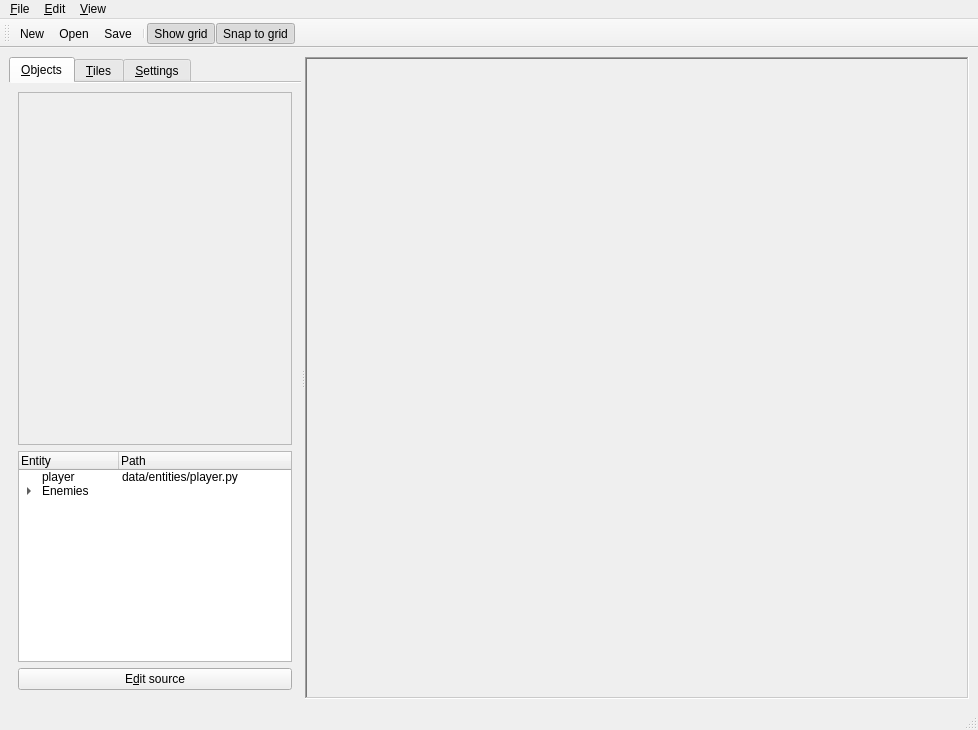
<?xml version="1.0" encoding="UTF-8"?>
<ui version="4.0">
 <class>MainWindow</class>
 <widget class="QMainWindow" name="MainWindow">
  <property name="geometry">
   <rect>
    <x>0</x>
    <y>0</y>
    <width>978</width>
    <height>730</height>
   </rect>
  </property>
  <property name="windowTitle">
   <string>game1 editor</string>
  </property>
  <widget class="QWidget" name="centralwidget">
   <layout class="QGridLayout" name="gridLayout">
    <item row="0" column="0">
     <widget class="QSplitter" name="splitter">
      <property name="orientation">
       <enum>Qt::Horizontal</enum>
      </property>
      <widget class="QTabWidget" name="tabWidget">
       <property name="sizePolicy">
        <sizepolicy hsizetype="Fixed" vsizetype="Expanding">
         <horstretch>10</horstretch>
         <verstretch>0</verstretch>
        </sizepolicy>
       </property>
       <property name="currentIndex">
        <number>0</number>
       </property>
       <property name="documentMode">
        <bool>true</bool>
       </property>
       <widget class="QWidget" name="tab">
        <attribute name="title">
         <string>&amp;Objects</string>
        </attribute>
        <attribute name="toolTip">
         <string>Select objects to place on the map</string>
        </attribute>
        <layout class="QGridLayout" name="gridLayout_2">
         <item row="0" column="0">
          <layout class="QVBoxLayout" name="verticalLayout">
           <item>
            <widget class="QFrame" name="objectPreviewFrame">
             <property name="sizePolicy">
              <sizepolicy hsizetype="Preferred" vsizetype="Preferred">
               <horstretch>0</horstretch>
               <verstretch>50</verstretch>
              </sizepolicy>
             </property>
             <property name="frameShape">
              <enum>QFrame::StyledPanel</enum>
             </property>
             <property name="frameShadow">
              <enum>QFrame::Plain</enum>
             </property>
            </widget>
           </item>
           <item>
            <widget class="QTreeWidget" name="objectTree">
             <property name="sizePolicy">
              <sizepolicy hsizetype="Expanding" vsizetype="Expanding">
               <horstretch>0</horstretch>
               <verstretch>30</verstretch>
              </sizepolicy>
             </property>
             <property name="sizeAdjustPolicy">
              <enum>QAbstractScrollArea::AdjustToContentsOnFirstShow</enum>
             </property>
             <property name="dragDropMode">
              <enum>QAbstractItemView::DragOnly</enum>
             </property>
             <column>
              <property name="text">
               <string>Entity</string>
              </property>
             </column>
             <column>
              <property name="text">
               <string>Path</string>
              </property>
             </column>
             <item>
              <property name="text">
               <string>player</string>
              </property>
              <property name="text">
               <string>data/entities/player.py</string>
              </property>
             </item>
             <item>
              <property name="text">
               <string>Enemies</string>
              </property>
              <property name="text">
               <string/>
              </property>
              <item>
               <property name="text">
                <string>monster</string>
               </property>
               <property name="text">
                <string>data/entities/enemies/monster1.py</string>
               </property>
              </item>
             </item>
            </widget>
           </item>
           <item>
            <widget class="QPushButton" name="editSourceButton">
             <property name="text">
              <string>E&amp;dit source</string>
             </property>
            </widget>
           </item>
          </layout>
         </item>
        </layout>
       </widget>
       <widget class="QWidget" name="tab_3">
        <attribute name="title">
         <string>&amp;Tiles</string>
        </attribute>
        <attribute name="toolTip">
         <string>Select tiles to place on the map</string>
        </attribute>
        <layout class="QGridLayout" name="gridLayout_3">
         <item row="0" column="0">
          <layout class="QVBoxLayout" name="verticalLayout_2">
           <item>
            <widget class="QFrame" name="tilePreviewFrame">
             <property name="sizePolicy">
              <sizepolicy hsizetype="Preferred" vsizetype="Preferred">
               <horstretch>0</horstretch>
               <verstretch>50</verstretch>
              </sizepolicy>
             </property>
             <property name="frameShape">
              <enum>QFrame::StyledPanel</enum>
             </property>
             <property name="frameShadow">
              <enum>QFrame::Plain</enum>
             </property>
            </widget>
           </item>
           <item>
            <widget class="QTreeWidget" name="tilesetTree">
             <property name="sizePolicy">
              <sizepolicy hsizetype="Expanding" vsizetype="Expanding">
               <horstretch>0</horstretch>
               <verstretch>30</verstretch>
              </sizepolicy>
             </property>
             <column>
              <property name="text">
               <string>Tileset</string>
              </property>
             </column>
             <item>
              <property name="text">
               <string>Directory</string>
              </property>
              <item>
               <property name="text">
                <string>Subdirectory</string>
               </property>
               <item>
                <property name="text">
                 <string>tiles0.png</string>
                </property>
               </item>
              </item>
             </item>
             <item>
              <property name="text">
               <string>Directory 2</string>
              </property>
             </item>
            </widget>
           </item>
          </layout>
         </item>
        </layout>
       </widget>
       <widget class="QWidget" name="tab_2">
        <attribute name="title">
         <string>&amp;Settings</string>
        </attribute>
        <attribute name="toolTip">
         <string>Settings for this map</string>
        </attribute>
       </widget>
      </widget>
      <widget class="QFrame" name="frame">
       <property name="sizePolicy">
        <sizepolicy hsizetype="Expanding" vsizetype="Preferred">
         <horstretch>90</horstretch>
         <verstretch>0</verstretch>
        </sizepolicy>
       </property>
       <property name="frameShape">
        <enum>QFrame::WinPanel</enum>
       </property>
       <property name="frameShadow">
        <enum>QFrame::Sunken</enum>
       </property>
      </widget>
     </widget>
    </item>
   </layout>
  </widget>
  <widget class="QMenuBar" name="menubar">
   <property name="geometry">
    <rect>
     <x>0</x>
     <y>0</y>
     <width>978</width>
     <height>26</height>
    </rect>
   </property>
   <widget class="QMenu" name="menu_File">
    <property name="title">
     <string>&amp;File</string>
    </property>
    <addaction name="actionNew"/>
    <addaction name="actionOpen"/>
    <addaction name="separator"/>
    <addaction name="actionSave"/>
    <addaction name="actionSave_As"/>
    <addaction name="separator"/>
    <addaction name="actionQuit"/>
   </widget>
   <widget class="QMenu" name="menu_Edit">
    <property name="title">
     <string>&amp;Edit</string>
    </property>
    <addaction name="actionUndo"/>
    <addaction name="actionRedo"/>
   </widget>
   <widget class="QMenu" name="menu_View">
    <property name="title">
     <string>&amp;View</string>
    </property>
    <addaction name="actionGrid"/>
    <addaction name="actionSnap"/>
   </widget>
   <addaction name="menu_File"/>
   <addaction name="menu_Edit"/>
   <addaction name="menu_View"/>
  </widget>
  <widget class="QStatusBar" name="statusbar"/>
  <widget class="QToolBar" name="toolBar">
   <property name="windowTitle">
    <string>toolBar</string>
   </property>
   <attribute name="toolBarArea">
    <enum>TopToolBarArea</enum>
   </attribute>
   <attribute name="toolBarBreak">
    <bool>false</bool>
   </attribute>
   <addaction name="actionNew"/>
   <addaction name="actionOpen"/>
   <addaction name="actionSave"/>
   <addaction name="separator"/>
   <addaction name="actionGrid"/>
   <addaction name="actionSnap"/>
  </widget>
  <action name="actionNew">
   <property name="text">
    <string>&amp;New</string>
   </property>
   <property name="toolTip">
    <string>Create a new map</string>
   </property>
   <property name="statusTip">
    <string>Create a new map</string>
   </property>
   <property name="shortcut">
    <string>Ctrl+O</string>
   </property>
  </action>
  <action name="actionQuit">
   <property name="text">
    <string>&amp;Quit</string>
   </property>
   <property name="statusTip">
    <string>Quit</string>
   </property>
   <property name="shortcut">
    <string>Ctrl+Q</string>
   </property>
  </action>
  <action name="actionGrid">
   <property name="checkable">
    <bool>true</bool>
   </property>
   <property name="checked">
    <bool>true</bool>
   </property>
   <property name="text">
    <string>Show grid</string>
   </property>
   <property name="toolTip">
    <string>Show grid on map surface</string>
   </property>
   <property name="statusTip">
    <string>Show grid on map surface</string>
   </property>
   <property name="shortcut">
    <string>Ctrl+G</string>
   </property>
  </action>
  <action name="actionSnap">
   <property name="checkable">
    <bool>true</bool>
   </property>
   <property name="checked">
    <bool>true</bool>
   </property>
   <property name="text">
    <string>Snap to grid</string>
   </property>
   <property name="toolTip">
    <string>Snap objects and tiles to the grid</string>
   </property>
   <property name="statusTip">
    <string>Snap objects and tiles to the grid</string>
   </property>
  </action>
  <action name="actionOpen">
   <property name="text">
    <string>&amp;Open</string>
   </property>
   <property name="toolTip">
    <string>Open a map file</string>
   </property>
   <property name="statusTip">
    <string>Open a map file</string>
   </property>
   <property name="shortcut">
    <string>Ctrl+O</string>
   </property>
  </action>
  <action name="actionSave">
   <property name="text">
    <string>&amp;Save</string>
   </property>
   <property name="toolTip">
    <string>Save the map</string>
   </property>
   <property name="statusTip">
    <string>Save the map</string>
   </property>
   <property name="shortcut">
    <string>Ctrl+S</string>
   </property>
  </action>
  <action name="actionSave_As">
   <property name="text">
    <string>Save &amp;As</string>
   </property>
   <property name="toolTip">
    <string>Save the map to a chosen file</string>
   </property>
   <property name="statusTip">
    <string>Save the map to a chosen file</string>
   </property>
  </action>
  <action name="actionUndo">
   <property name="text">
    <string>Undo</string>
   </property>
   <property name="toolTip">
    <string>Undo previous change to the map</string>
   </property>
   <property name="statusTip">
    <string>Undo previous change to the map</string>
   </property>
   <property name="shortcut">
    <string>Ctrl+Z</string>
   </property>
  </action>
  <action name="actionRedo">
   <property name="text">
    <string>Redo</string>
   </property>
   <property name="toolTip">
    <string>Redo next change to the map</string>
   </property>
   <property name="statusTip">
    <string>Redo next change to the map</string>
   </property>
   <property name="shortcut">
    <string>Ctrl+Y</string>
   </property>
  </action>
 </widget>
 <resources/>
 <connections>
  <connection>
   <sender>actionQuit</sender>
   <signal>triggered()</signal>
   <receiver>MainWindow</receiver>
   <slot>close()</slot>
   <hints>
    <hint type="sourcelabel">
     <x>-1</x>
     <y>-1</y>
    </hint>
    <hint type="destinationlabel">
     <x>399</x>
     <y>299</y>
    </hint>
   </hints>
  </connection>
 </connections>
</ui>
